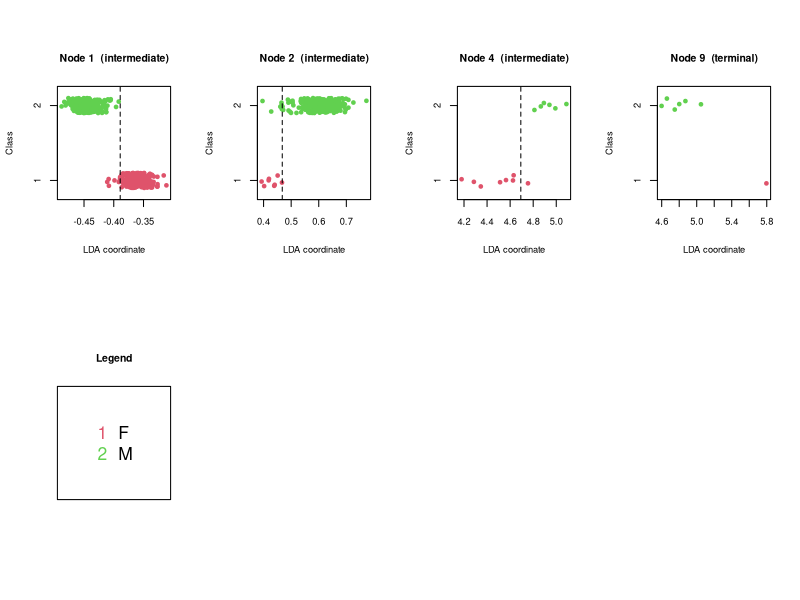

Write the R code that produced this figure.
library(MASS)
descendents <- function(node){
    desc <- NULL
    for(m in tnodes){
        j <- m
        while(j > 1){
            j <- floor(j/2)
            if(j == node) desc <- c(desc,m)
        }
    }
    return(desc)
}
pdf(file='ldaplots.pdf',width=8,height=6)
## postscript(file='ldaplots.ps',horizontal=TRUE)
par(pty='s',mfrow=c(2,4),cex=0.7,cex.main=0.9,cex.lab=0.8,cex.axis=0.8)
eqplot <- FALSE
splits <- c( -0.389181, 0.467709, 4.69268)
varnames <- scan(file='lda_data.txt',what='character',nlines=1)
nvar <- length(varnames)
z <- as.data.frame(matrix(scan(file='lda_data.txt',skip=1),ncol=nvar,byrow=TRUE))
colnames(z) <- varnames
y.id <- 1 # class variable column
z[,y.id] <- as.factor(z[,y.id])
nonmissing <- !is.na(z[,y.id])
z <- z[nonmissing,]
class.codes <- unclass(z[,y.id])
uniq.codes <- unique(sort(class.codes))
pred <- read.table(file='lda_fit.txt',header=TRUE)
pred <- pred[nonmissing,]
tnodes <- unique(sort(pred$node))  ## terminal nodes
coefs <- read.table(file='lda_coefs.txt',header=TRUE)
inodes <- unique(sort(coefs$node))
inodes <- setdiff(inodes,tnodes)   ## intermediate nodes
allnodes <- sort(c(inodes,tnodes))
k <- 0
for(node in allnodes){
    goodplot <- TRUE
    if(node %in% inodes){ ## intermediate node
        terminal <- FALSE
        d <- descendents(node)
        if(length(d) > 0){
            gp <- pred$node %in% d
            k <- k+1
        } else {
            goodplot <- FALSE
        }
    } else { ## terminal node
        terminal <- TRUE
        gp <- pred$node == node
        tmp <- unique(sort(z[gp,y.id]))
        if(length(tmp) <= 1) goodplot <- FALSE
    }
    if(goodplot){
        vgp <- coefs$node == node
        xvars <- coefs$variable[vgp]
        xmeans <- as.numeric(coefs$mean[vgp])
        subdatx <- z[gp,]
        subdatx <- subdatx[,which(names(subdatx) %in% xvars)]
        subdaty <- z[gp,y.id]
        if(length(xvars) == 1){
            xmat <- as.numeric(subdatx)
        } else {
            for(j in 1:ncol(subdatx)){ ## impute missing values
                tmp <- subdatx[,j]
                tmp[is.na(tmp)] <- xmeans[j]
                subdatx[,j] <- tmp
            }
            xmat <- as.matrix(subdatx)
        }
        ncol <- ncol(coefs)
        if(ncol == 4){
            crimdim <- 1
        } else {
            crimdim <- ifelse(is.na(sum(coefs[vgp,5])),1,2)
        }
        if(crimdim == 1){
            if(length(xvars) == 1){
                crimc <- coefs[vgp,4]
                crimx <- xmat*crimc
            } else {
                crimc <- as.matrix(coefs[vgp,4])
                crimx <- xmat %*% crimc
            }
            stripchart(crimx ~ subdaty,method='jitter',
                pch=19,col = 1+unique(sort(class.codes[gp])),
                ylab = 'Class',xlab='LDA coordinate')
            if(terminal){
                title(paste('Node',node,' (terminal)'))
            } else {
                abline(v=splits[k],lty=2)
                title(paste('Node',node,' (intermediate)'))
            }
        } else {
            crimc <- as.matrix(coefs[vgp,4:5])
            crimx <- xmat %*% crimc
            if(eqplot){ ## find variances
                v1 <- 0
                v2 <- 0
                n <- 0
                for(i in uniq.codes){
                    cgp <- subdaty == i
                    nc <- sum(cgp)
                    if(nc > 1){
                        n <- n+nc
                        v1 <- v1+(nc-1)*var(crimx[cgp,1])
                        v2 <- v2+(nc-1)*var(crimx[cgp,2])
                    }
                }
                v1 <- v1/n
                v2 <- v2/n
                crimx[,1] <- crimx[,1]/sqrt(v1)
                crimx[,2] <- crimx[,2]/sqrt(v2)
                eqscplot(crimx[,1],crimx[,2],type='n',
                    xlab='scaled CRIM1',ylab='scaled CRIM2')
            } else {
                plot(crimx[,1],crimx[,2],type='n',xlab='CRIM1',ylab='CRIM2')
            }
            text(crimx[,1],crimx[,2],labels=subdaty,col=1+class.codes[gp])
            if(terminal){
                for(i in uniq.codes){ # add class means
                    cgp <- subdaty == i
                    m1 <- mean(crimx[cgp,1])
                    m2 <- mean(crimx[cgp,2])
                    text(m1,m2,labels=as.character(i),cex=1.1)
                }
                if(length(allnodes) == 1){ # only 1 node
                    if(eqplot){
                        abline(v=splits/sqrt(v1),lty=2)
                    } else {
                        abline(v=splits,lty=2)
                    }
                }
                title(paste('Node',node,' (terminal)'))
            } else {
                if(eqplot){
                    abline(v=splits[k]/sqrt(v1),lty=2)
                } else {
                    abline(v=splits[k],lty=2)
                }
                title(paste('Node',node,' (intermediate)'))
            }
        }
    }
}
plot(c(-1,1),c(-1,1),type='n',xaxt='n',yaxt='n',xlab='',ylab='')
leg.txt <- unique(sort(pred$observed))
leg.pch <- as.character(uniq.codes)
leg.col <- unique(sort(class.codes))+1
legend('center',legend=leg.txt,col=leg.col,pch=leg.pch,
ncol=1,bty='n',cex=1.5)
title('Legend')
dev.off()
